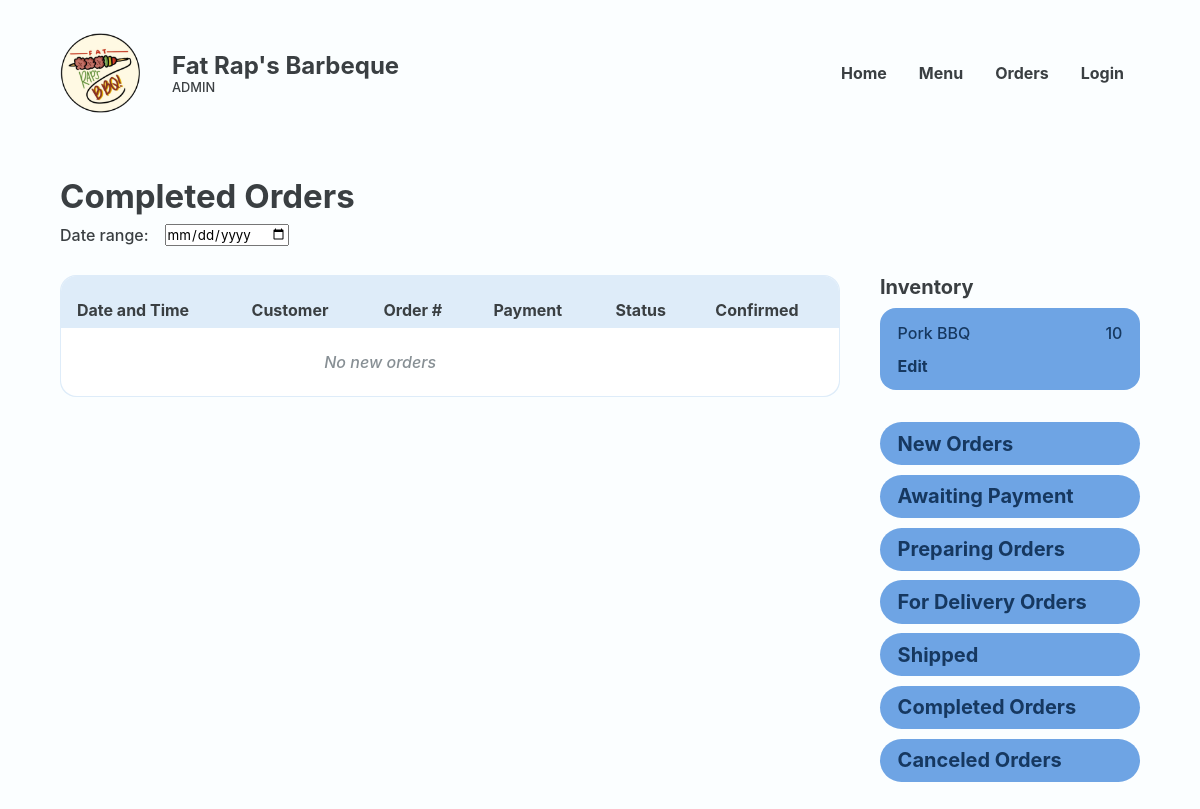
Before: /Website/admin-completed-orders.php with the older database file.
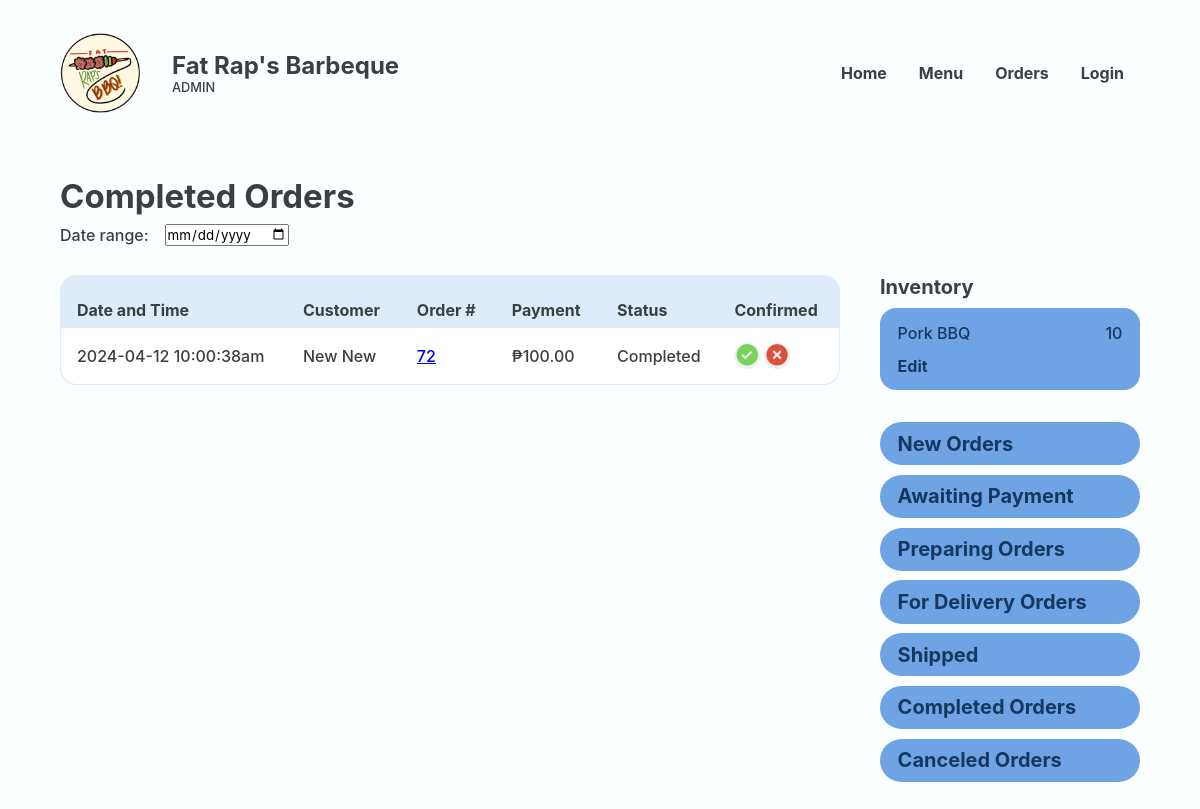
After: the same page with the newer database file.
### tables this page shows
CREATE TABLE `placed_order` (
  `PLACED_ORDER_ID` int(18) UNSIGNED NOT NULL,
  `PRSN_ID` int(18) NOT NULL,
  `CUS_NAME` varchar(20) NOT NULL,
  `CUS_NUMBER` varchar(11) NOT NULL,
  `CUS_EMAIL` varchar(35) NOT NULL,
  `PLACED_ORDER_DATE` varchar(50) NOT NULL,
  `PLACED_ORDER_TOTAL` decimal(10,2) NOT NULL,
  `DELIVERY_ADDRESS` varchar(255) NOT NULL,
  `DELIVERY_DATE` varchar(50) NOT NULL,
  `PLACED_ORDER_STATUS` varchar(50) NOT NULL,
  `PLACED_ORDER_CONFIRMATION` varchar(50) NOT NULL,
  `PLACED_ORDER_TRACKER` varchar(16) NOT NULL,
  `PLACED_ORDER_NOTE` varchar(50) NOT NULL,
  `REFERENCE_NUMBER` varchar(50) NOT NULL,
  `GUEST_ORDER_IDENTIFIER` varchar(50) NOT NULL
);

### Website/admin-completed-orders.php (the view, shortened to what the changed rows need)
<?php
@include 'constants.php';
?>
<!DOCTYPE html>
<html lang="en">
<head>
    <link rel="stylesheet" href="header-styles.css">
    <link rel="stylesheet" href="admin-styles.css">
    <link href='https://unpkg.com/boxicons@2.1.4/css/boxicons.min.css' rel='stylesheet'>
</head>
<body>
    <header class="backend">
        <div class="header-container">
            <div class="website-title">
                <div class="text">
                    <h1>Fat Rap's Barbeque</h1>
                </div>
            </div>
        </div>
    </header>
    <main>
        <section class="section" id="orders-page">
            <div class="container">
                <div class="section-heading">
                    <h2>Completed Orders</h2>
                </div>
                <section class="with-side-menu">
                    <section class="main-section table-wrapper">
                        <table class="alternating">
                            <tr>
                                <th class="header">Date and Time</th>
                                <th class="header">Customer</th>
                                <th class="header">Order #</th>
                                <th class="header">Payment</th>
                                <th class="header">Status</th>
                                <th class="header">Confirmed</th>
                            </tr>
                            <?php
                            $sql = "SELECT * FROM placed_order WHERE PLACED_ORDER_STATUS = 'Completed'";
                            $res = mysqli_query($conn, $sql);
                            $count = mysqli_num_rows($res);
                            if ($count > 0) {
                                while ($row = mysqli_fetch_assoc($res)) {
                                    $PLACED_ORDER_ID = $row['PLACED_ORDER_ID'];
                                    $CUS_NAME = $row['CUS_NAME'];
                                    $PLACED_ORDER_DATE = $row['PLACED_ORDER_DATE'];
                                    $PLACED_ORDER_TOTAL = $row['PLACED_ORDER_TOTAL'];
                                    $PLACED_ORDER_STATUS = $row['PLACED_ORDER_STATUS'];
                            ?>
                                    <tr>
                                        <td data-cell="Date and Time"><?php echo $PLACED_ORDER_DATE ?></td>
                                        <td data-cell="customer"><?php echo $CUS_NAME ?></td>
                                        <td data-cell="Order #"><a href="<?php echo SITEURL ?>admin-order-details.php?PLACED_ORDER_ID=<?php echo $PLACED_ORDER_ID; ?>"><?php echo $PLACED_ORDER_ID ?></a></td>
                                        <td data-cell="Payment">₱<?php echo $PLACED_ORDER_TOTAL ?></td>
                                        <td data-cell="Payment"><?php echo $PLACED_ORDER_STATUS ?></td>
                                        <td data-cell="Confimed">
                                            <div class="btn-wrapper">
                                                <form method="POST">
                                                    <button class="btn-check" name="confirmed"><i class='bx bxs-check-circle'></i></button>
                                                    <button class="btn-cross" name="not-confirmed"><i class='bx bxs-x-circle'></i></button>
                                                </form>
                                            </div>
                                        </td>
                                    </tr>
                                <?php
                                }
                            } else {
                                ?>
                                <tr>
                                    <td colspan="5" class="error">No new orders</td>
                                </tr>
                            <?php
                            }
                            ?>
                        </table>
                    </section>
                </section>
            </div>
        </section>
    </main>
</body>
</html>

Changed rows visible on the page:
added placed_order: PLACED_ORDER_DATE "2024-04-12 10:00:38am", CUS_NAME "New New", PLACED_ORDER_ID "72", PLACED_ORDER_TOTAL "100.00", PLACED_ORDER_STATUS "Completed"
Other visible differences:
text no longer shown: "No new orders"
